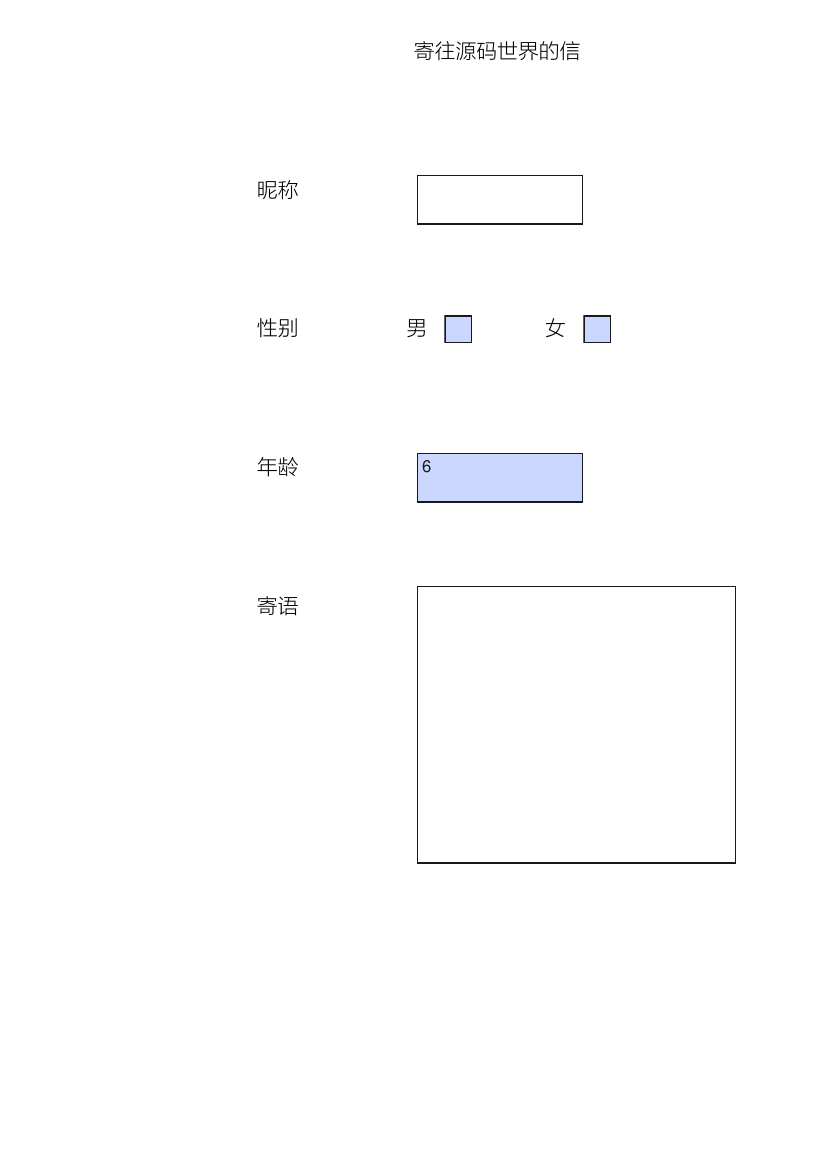

Source code (Python):
from reportlab.pdfgen import canvas
import webbrowser
import os
from reportlab.lib import colors
from reportlab.pdfbase import pdfmetrics
from reportlab.pdfbase.ttfonts import TTFont

pdfmetrics.registerFont(TTFont('fangzheng', 'fangzheng.TTF'))

c = canvas.Canvas('form.pdf')
c.setFont('fangzheng', 15)
c.drawString(298, 800, '寄往源码世界的信')
form = c.acroForm
c.drawCentredString(200, 700, '昵称')
form.textfield(x=300, y=680, fillColor=colors.white)
c.drawCentredString(200, 600, '性别')
c.drawCentredString(300, 600, '男')
form.checkbox(x=320, y=595, buttonStyle='check')
c.drawCentredString(400, 600, '女')
form.checkbox(x=420, y=595, buttonStyle='check')
c.drawCentredString(200, 500, '年龄')
form.choice(x=300, y=480, value='6', options=[str(i) for i in range(6, 19)])
c.drawCentredString(200, 400, '寄语')
form.textfield(x=300, y=220, width=230, height=200, fillColor=colors.white)

c.save()
webbrowser.open('file://'+os.path.realpath('form.pdf'))
